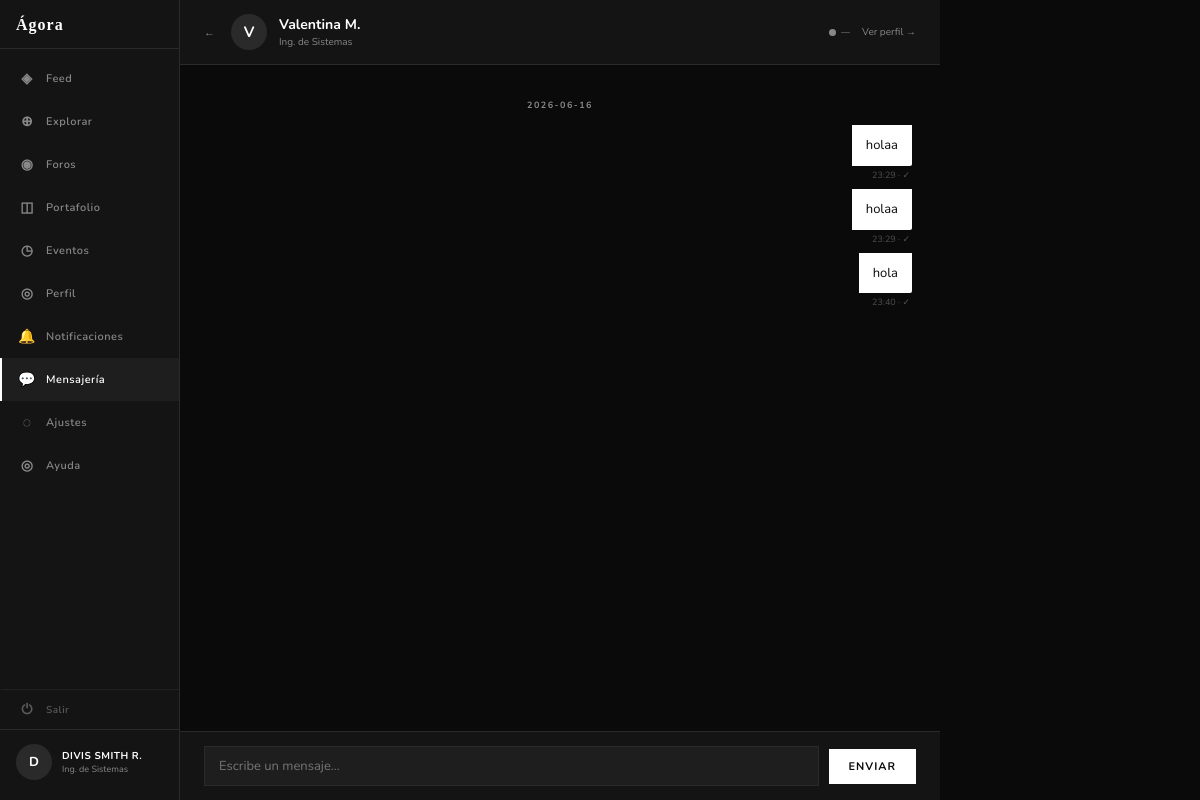
Screenshot of /mensajes/2 (signed in) with the database file from the repository.
### tables this page shows
CREATE TABLE usuarios (
    id           INTEGER PRIMARY KEY AUTOINCREMENT,
    nombre       TEXT    NOT NULL,
    correo       TEXT    NOT NULL UNIQUE,
    password     TEXT    NOT NULL,
    carrera      TEXT,
    universidad  TEXT,
    semestre     INTEGER,
    bio          TEXT,
    avatar_url   TEXT,
    rol          TEXT    NOT NULL DEFAULT 'estudiante',
                         -- 'estudiante' | 'moderador' | 'admin'
    verificado   INTEGER NOT NULL DEFAULT 0,   -- 1 = verificado
    activo       INTEGER NOT NULL DEFAULT 1,   -- 0 = suspendido/baneado
    creado_en    DATETIME DEFAULT CURRENT_TIMESTAMP
);

CREATE TABLE mensajes (
    id               INTEGER PRIMARY KEY AUTOINCREMENT,
    conversacion_id  INTEGER NOT NULL REFERENCES conversaciones(id) ON DELETE CASCADE,
    autor_id         INTEGER NOT NULL REFERENCES usuarios(id) ON DELETE CASCADE,
    contenido        TEXT    NOT NULL,
    leido            INTEGER NOT NULL DEFAULT 0,
    creado_en        DATETIME DEFAULT CURRENT_TIMESTAMP
);

### app.py (the view, shortened to what this page needs)
@app.route('/mensajes/<int:otro_id>')
@login_required
def ver_chat(otro_id):
    conn = get_db()
    otro = conn.execute(
        "SELECT id, nombre, carrera FROM usuarios WHERE id = ? AND activo = 1",
        (otro_id,)
    ).fetchone()
    if not otro:
        conn.close()
        flash('Usuario no encontrado.', 'error')
        return redirect(url_for('mensajes'))
    me = session['user_id']
    conv = conn.execute("""
        SELECT c.id FROM conversaciones c
        JOIN participantes_conversacion p1 ON p1.conversacion_id = c.id AND p1.usuario_id = ?
        JOIN participantes_conversacion p2 ON p2.conversacion_id = c.id AND p2.usuario_id = ?
        LIMIT 1
    """, (me, otro_id)).fetchone()
    if conv:
        conv_id = conv['id']
    conn.execute("""
        UPDATE mensajes SET leido = 1
        WHERE conversacion_id = ? AND autor_id != ? AND leido = 0
    """, (conv_id, me))
    conn.commit()
    mensajes_list = conn.execute("""
        SELECT m.id, m.autor_id, m.contenido, m.leido, m.creado_en,
               u.nombre AS autor_nombre
        FROM mensajes m
        JOIN usuarios u ON u.id = m.autor_id
        WHERE m.conversacion_id = ?
        ORDER BY m.creado_en ASC
    """, (conv_id,)).fetchall()
    conn.close()
    return render_template('mensajes/chat.html',
                           pagina_activa='mensajes',
                           otro=otro,
                           conv_id=conv_id,
                           mensajes=mensajes_list,
                           user_id=me)

### app.py (called while the page is built)
def get_db():
    conn = sqlite3.connect(DB)
    conn.row_factory = sqlite3.Row
    return conn

def login_required(f):
    from functools import wraps
    @wraps(f)
    def decorated(*args, **kwargs):
        if not session.get('user_id'):
            return redirect(url_for('login'))
        return f(*args, **kwargs)
    return decorated

### templates/mensajes/chat.html (shortened to what this page needs)
{% extends "compartidos/base.html" %}
{% block content %}
<div class="chat-layout">
  {% include 'compartidos/sidebar.html' %}
  <main class="chat-main">
    <div class="chat-header">
      <a class="chat-back" href="{{ url_for('mensajes') }}">←</a>
      <div class="chat-av">{{ otro.nombre[0].upper() }}</div>
      <div class="chat-info">
        <div class="chat-nombre">{{ otro.nombre }}</div>
        {% if otro.carrera %}
          <div class="chat-carrera">{{ otro.carrera }}</div>
        {% endif %}
      </div>
      <div class="chat-estado">
        <span id="dot-conectado"></span>
        <span id="label-estado">—</span>
      </div>
      <a class="btn-perfil-link"
         href="{{ url_for('ver_perfil_usuario', usuario_id=otro.id) }}">
        Ver perfil →
      </a>
    </div>
    <div class="chat-mensajes" id="chat-mensajes">
      {% set fecha_anterior = namespace(val='') %}
      {% for m in mensajes %}
        {% set fecha_actual = m.creado_en[:10] if m.creado_en else '' %}
        {% if fecha_actual != fecha_anterior.val %}
          <div class="msg-fecha-sep">{{ fecha_actual }}</div>
          {% set fecha_anterior.val = fecha_actual %}
        {% endif %}
        {% set es_mio = (m.autor_id == user_id) %}
        <div class="msg-wrap {% if es_mio %}propio{% else %}otro{% endif %}"
             id="msg-{{ m.id }}">
          <div class="msg-burbuja">{{ m.contenido }}</div>
          <div class="msg-meta">
            {{ m.creado_en[11:16] if m.creado_en else '' }}
            {% if es_mio %}
              · {% if m.leido %}✓✓{% else %}✓{% endif %}
            {% endif %}
          </div>
        </div>
      {% endfor %}
    </div>
    <div class="escribiendo" id="escribiendo-label"></div>
    <div class="chat-input-wrap">
      <div class="chat-input-row">
        <input type="text" id="inp-msg"
               placeholder="Escribe un mensaje…"
               maxlength="1000" autocomplete="off">
        <button class="btn-primary btn-enviar" id="btn-enviar"
                onclick="enviarMensaje()">Enviar</button>
      </div>
    </div>
  </main>
</div>
{% endblock %}

### templates/compartidos/sidebar.html (shortened to what this page needs)
<aside class="sidebar">
  <div class="sidebar-top">
    <div class="sidebar-logo">Ágora</div>
    <nav class="sidebar-nav">
      <a class="nav-item {% if pagina_activa == 'feed' %}active{% endif %}"
         href="{{ url_for('feed') }}">
        <span class="nav-icon">◈</span> Feed
      </a>
      <a class="nav-item {% if pagina_activa == 'explorar' %}active{% endif %}"
         href="{{ url_for('explorar') }}">
        <span class="nav-icon">⊕</span> Explorar
      </a>
      <a class="nav-item {% if pagina_activa == 'foros' %}active{% endif %}"
         href="{{ url_for('foros') }}">
        <span class="nav-icon">◉</span> Foros
      </a>
      <a class="nav-item {% if pagina_activa == 'portafolio' %}active{% endif %}"
         href="{{ url_for('portafolio') }}">
        <span class="nav-icon">◫</span> Portafolio
      </a>
      <a class="nav-item {% if pagina_activa == 'eventos' %}active{% endif %}"
         href="{{ url_for('eventos') }}">
        <span class="nav-icon">◷</span> Eventos
      </a>
      <a class="nav-item {% if pagina_activa == 'perfil' %}active{% endif %}"
         href="{{ url_for('perfil') }}">
        <span class="nav-icon">◎</span> Perfil
      </a>
      <a class="nav-item {% if pagina_activa == 'notificaciones' %}active{% endif %}"
         href="{{ url_for('notificaciones') }}"
         id="nav-notificaciones" style="position:relative;">
        <span class="nav-icon">🔔</span> Notificaciones
      </a>
      <a class="nav-item {% if pagina_activa == 'mensajes' %}active{% endif %}"
         href="{{ url_for('mensajes') }}"
         id="nav-mensajes" style="position:relative;">
        <span class="nav-icon">💬</span> Mensajería
      </a>
      <a class="nav-item {% if pagina_activa == 'ajustes' %}active{% endif %}"
         href="{{ url_for('ajustes') }}">
        <span class="nav-icon">◌</span> Ajustes
      </a>
      <a class="nav-item {% if pagina_activa == 'ayuda' %}active{% endif %}"
         href="{{ url_for('ayuda') }}">
        <span class="nav-icon">◎</span> Ayuda
      </a>
    </nav>
  </div>
  <div class="sidebar-bottom">
    <a class="sidebar-logout" href="{{ url_for('logout') }}"
       onclick="return confirm('¿Cerrar sesión?')">
      <span class="nav-icon">⏻</span> Salir
    </a>
      <div class="sidebar-user">
      <div class="user-avatar">{{ session.nombre[0].upper() }}</div>
      <div class="user-info">
        <div class="user-name">{{ session.nombre.upper() }}</div>
        <div class="user-carrera">{{ session.carrera }}</div>
      </div>
    </div>
  </div>
</aside>

### static/css/style.css (style rules this page uses)
:root { --fondo: #0A0A0A; --panel: #141414; --superficie: #1E1E1E; --borde: #2A2A2A; --texto: #FFFFFF; --texto-dim: #888888; --acento: #FFFFFF; --acento-txt: #0A0A0A; --fuente-body: 'Nunito', sans-serif; --fuente-display: Georgia, serif; }
*, *::before, *::after { box-sizing: border-box; margin: 0; padding: 0; }
body { font-family: var(--fuente-body); background: var(--fondo); color: var(--texto); min-height: 100vh; }
a { text-decoration: none; color: inherit; }
.btn-primary { display: inline-flex; align-items: center; justify-content: center; padding: 10px 20px; background: var(--acento); color: var(--acento-txt); font-family: var(--fuente-body); font-size: 10px; font-weight: 700; letter-spacing: 1.5px; text-transform: uppercase; border: none; border-radius: 0; cursor: pointer; transition: opacity 0.15s, transform 0.12s; text-decoration: none; }
.sidebar { width: 180px; min-width: 180px; height: 100vh; background: var(--panel); border-right: 1px solid var(--borde); display: flex; flex-direction: column; justify-content: space-between; padding: 16px 0 20px; position: sticky; top: 0; overflow-y: auto; flex-shrink: 0; }
.sidebar-top { display: flex; flex-direction: column; }
.sidebar-logo { font-family: var(--fuente-display); font-size: 16px; font-weight: bold; color: var(--texto); letter-spacing: 1px; padding: 0 16px 14px; border-bottom: 1px solid var(--borde); margin-bottom: 8px; }
.sidebar-nav { display: flex; flex-direction: column; }
.nav-item { display: flex; align-items: center; gap: 10px; padding: 12px 16px; font-size: 11px; font-weight: 600; letter-spacing: 0.5px; color: var(--texto-dim); cursor: pointer; transition: background 0.12s, color 0.12s; text-decoration: none; border-left: 2px solid transparent; }
.nav-item.active { background: var(--superficie); color: var(--texto); border-left-color: var(--texto); }
.nav-icon { font-size: 14px; width: 18px; text-align: center; flex-shrink: 0; }
.sidebar-bottom { display: flex; flex-direction: column; }
.sidebar-logout { display: flex; align-items: center; gap: 10px; padding: 10px 16px; font-size: 10px; font-weight: 600; letter-spacing: 0.5px; color: var(--texto-dim); text-decoration: none; border-top: 1px solid var(--borde); border-left: 2px solid transparent; transition: background 0.12s, color 0.12s; opacity: 0.6; }
.sidebar-user { padding: 14px 16px 0; border-top: 1px solid var(--borde); display: flex; align-items: center; gap: 10px; }
.user-avatar { width: 36px; height: 36px; border-radius: 50%; background: var(--borde); display: flex; align-items: center; justify-content: center; font-size: 13px; font-weight: 700; color: var(--texto); flex-shrink: 0; }
.user-info { min-width: 0; }
.user-name { font-size: 10px; font-weight: 700; color: var(--texto); letter-spacing: 0.5px; white-space: nowrap; overflow: hidden; text-overflow: ellipsis; }
.user-carrera { font-size: 9px; color: var(--texto-dim); white-space: nowrap; overflow: hidden; text-overflow: ellipsis; }

### rows the page displays
usuarios: nombre "DIVIS SMITH R."
usuarios: nombre "V", nombre "Valentina M.", carrera "Ing. de Sistemas"
mensajes: creado_en "2026-06-16", contenido "holaa", creado_en "23:29"
mensajes: contenido "holaa", creado_en "23:29"
mensajes: contenido "hola", creado_en "23:40"

### other values shown
{{ session.nombre[0].upper() }} "D"
{{ session.carrera }} "Ing. de Sistemas"
